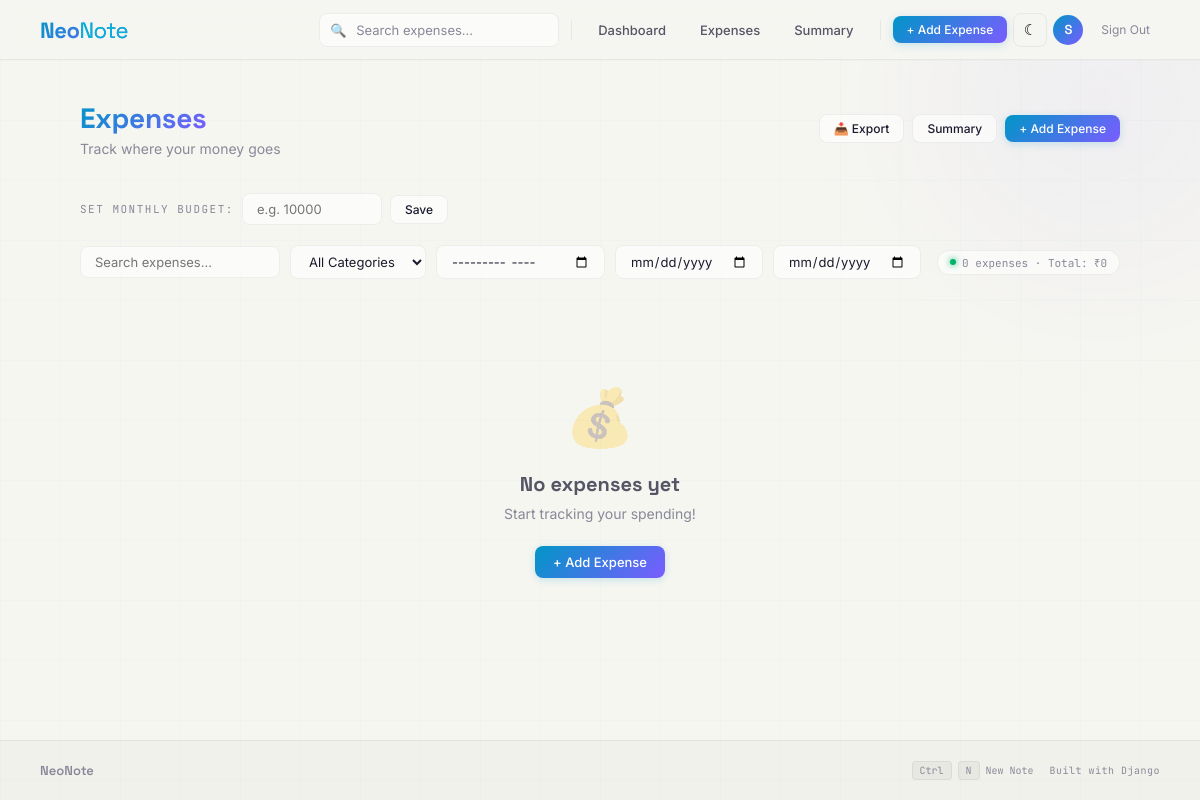
Page /expenses/ (signed in) on the earlier database version.
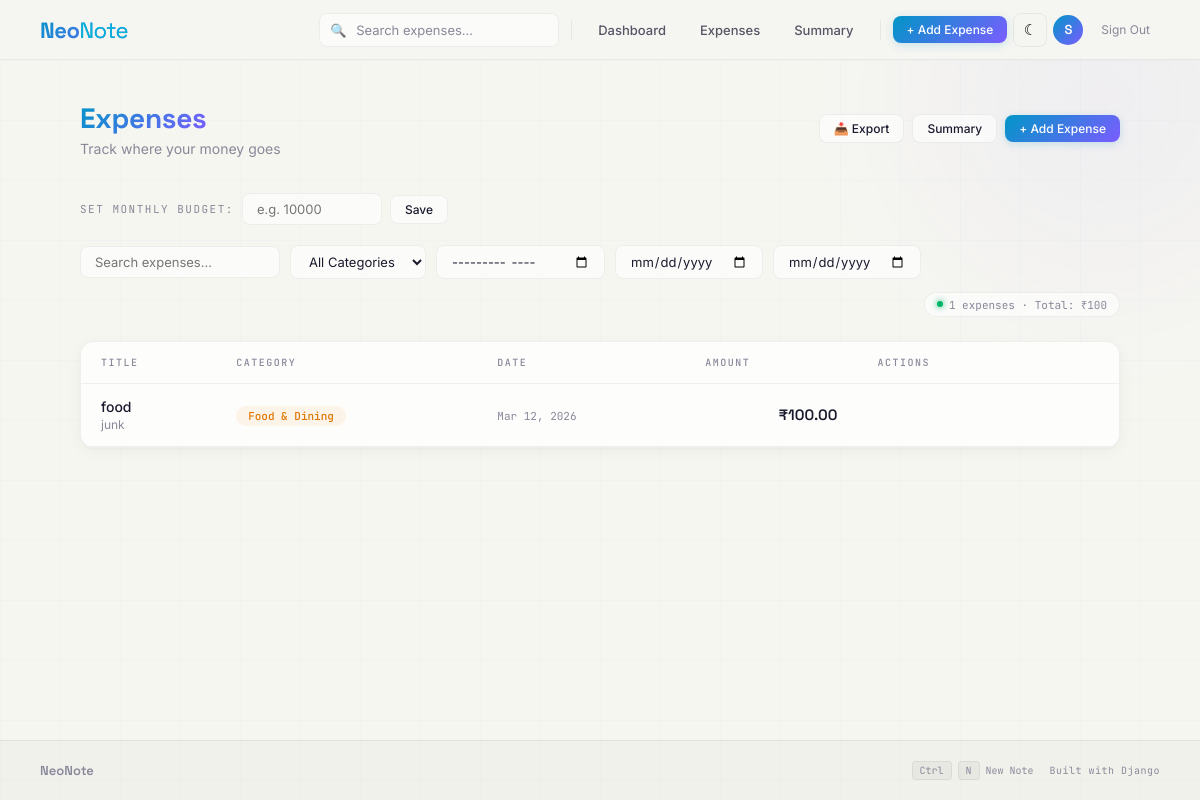
Same page on the later database version.
### expenses/models.py (models this page shows, shortened)
class Expense(models.Model):
    CATEGORY_CHOICES = [
        ('food', 'Food & Dining'),
        ('transport', 'Transport'),
        ('shopping', 'Shopping'),
        ('bills', 'Bills & Utilities'),
        ('entertainment', 'Entertainment'),
        ('health', 'Health'),
        ('education', 'Education'),
        ('other', 'Other'),
    ]
    RECURRENCE_CHOICES = [
        ('none', 'One-time'),
        ('daily', 'Daily'),
        ('weekly', 'Weekly'),
        ('monthly', 'Monthly'),
        ('yearly', 'Yearly'),
    ]
    user = models.ForeignKey(User, on_delete=models.CASCADE)
    title = models.CharField(max_length=200)
    amount = models.DecimalField(max_digits=10, decimal_places=2)
    category = models.CharField(max_length=20, choices=CATEGORY_CHOICES, default='other')
    date = models.DateField()
    note = models.TextField(blank=True)
    recurrence = models.CharField(max_length=10, choices=RECURRENCE_CHOICES, default='none')
    is_recurring_parent = models.BooleanField(default=False)
    parent_expense = models.ForeignKey('self', null=True, blank=True, on_delete=models.SET_NULL, related_name='recurring_children')
    next_due_date = models.DateField(null=True, blank=True)
    created_at = models.DateTimeField(auto_now_add=True)
    class Meta:
        ordering = ['-date', '-created_at']

### expenses/views.py (the view)
# urls.py: path('', views.expense_list, name='expense_list'),
@login_required
def expense_list(request):
    generate_recurring_expenses(request.user)
    expenses = Expense.objects.filter(user=request.user)
    category = request.GET.get('category', '')
    month = request.GET.get('month', '')
    query = request.GET.get('q', '')
    date_from = request.GET.get('date_from', '')
    date_to = request.GET.get('date_to', '')
    if query:
        expenses = expenses.filter(Q(title__icontains=query) | Q(note__icontains=query))
    if category:
        expenses = expenses.filter(category=category)
    if month:
        year, m = month.split('-')
        expenses = expenses.filter(date__year=int(year), date__month=int(m))
    if date_from:
        expenses = expenses.filter(date__gte=date_from)
    if date_to:
        expenses = expenses.filter(date__lte=date_to)
    total = expenses.aggregate(total=Sum('amount'))['total'] or 0
    budget_limit = 0
    budget_percentage = 0
    today = date.today()
    monthly_total = Expense.objects.filter(
        user=request.user, date__year=today.year, date__month=today.month
    ).aggregate(total=Sum('amount'))['total'] or 0
    try:
        budget = request.user.budget_setting
        budget_limit = budget.monthly_limit
        if budget_limit > 0:
            budget_percentage = min(round((float(monthly_total) / float(budget_limit)) * 100), 100)
    except BudgetSetting.DoesNotExist:
        pass
    return render(request, 'expenses/expense_list.html', {
        'expenses': expenses,
        'total': total,
        'selected_category': category,
        'selected_month': month,
        'query': query,
        'date_from': date_from,
        'date_to': date_to,
        'categories': Expense.CATEGORY_CHOICES,
        'budget_limit': budget_limit,
        'budget_percentage': budget_percentage,
        'monthly_total': monthly_total,
    })

### expenses/views.py (called while the page is built, shortened)
def generate_recurring_expenses(user):
    today = date.today()
    parents = Expense.objects.filter(
        user=user, is_recurring_parent=True, next_due_date__lte=today
    )

### expenses/templates/expenses/expense_list.html (shortened to what this page needs)
{% extends "expenses/base_expenses.html" %}
{% block content %}
<div id="real-expenses" style="display:none;">
<div class="animate-in">
    <div class="page-header">
        <div>
            <h1 class="page-title"><span class="highlight">Expenses</span></h1>
            <p class="page-subtitle">Track where your money goes</p>
        </div>
        <div class="header-actions">
            <a href="{% url 'expense_export_csv' %}?{{ request.GET.urlencode }}" class="btn btn-ghost btn-sm" title="Download CSV">&#128229; Export</a>
            <a href="{% url 'expense_summary' %}" class="btn btn-ghost btn-sm">Summary</a>
            <a href="{% url 'expense_create' %}" class="btn btn-primary btn-sm">+ Add Expense</a>
        </div>
    </div>
    <div class="budget-set-row">
        <form method="post" action="{% url 'set_budget' %}" class="budget-set-form">
            <label class="budget-bar-title">Set Monthly Budget:</label>
            <input type="number" name="monthly_limit" class="filter-select" style="width:140px;" placeholder="e.g. 10000" step="100" min="0" value="{% if budget_limit > 0 %}{{ budget_limit }}{% endif %}">
            <button type="submit" class="btn btn-ghost btn-sm">Save</button>
        </form>
    </div>
    <div class="filter-row">
        <form method="get" class="filter-form">
            <input type="text" name="q" class="filter-select" style="width: 200px;" placeholder="Search expenses..." value="{{ query|default:'' }}">
            <select name="category" class="filter-select" onchange="this.form.submit()">
                <option value="">All Categories</option>
            </select>
            <input type="month" name="month" class="filter-select" value="{{ selected_month }}" onchange="this.form.submit()">
            <input type="date" name="date_from" class="filter-select" value="{{ date_from }}" placeholder="From" title="From date" onchange="this.form.submit()">
            <input type="date" name="date_to" class="filter-select" value="{{ date_to }}" placeholder="To" title="To date" onchange="this.form.submit()">
        </form>
        <div class="filter-summary">
            <span class="note-count"><span class="live-dot"></span> {{ expenses|length }} expenses &middot; Total: &#8377;{{ total }}</span>
        </div>
    </div>
    {% if expenses %}
    <div class="expense-table-wrapper">
        <table class="expense-table">
            <thead>
                <tr>
                    <th>Title</th>
                    <th>Category</th>
                    <th>Date</th>
                    <th class="text-right">Amount</th>
                    <th class="text-right">Actions</th>
                </tr>
            </thead>
            <tbody>
                {% for expense in expenses %}
                <tr class="expense-row">
                    <td>
                        <div class="expense-title-cell">
                            {{ expense.title }}
                        </div>
                        {% if expense.note %}<div class="expense-note-cell">{{ expense.note|truncatewords:8 }}</div>{% endif %}
                    </td>
                    <td><span class="category-badge cat-{{ expense.category }}">{{ expense.get_category_display }}</span></td>
                    <td><span class="expense-date">{{ expense.date|date:"M d, Y" }}</span></td>
                    <td class="text-right"><span class="expense-amount">&#8377;{{ expense.amount }}</span></td>
                    <td class="text-right">
                    </td>
                </tr>
                {% endfor %}
            </tbody>
        </table>
    </div>
    {% else %}
    <div class="empty-state">
        <div class="empty-state-icon">&#128176;</div>
        <h2>No expenses yet</h2>
        <p>{% if selected_category or selected_month or query or date_from or date_to %}No expenses match your filters.{% else %}Start tracking your spending!{% endif %}</p>
        <a href="{% url 'expense_create' %}" class="btn btn-primary">+ Add Expense</a>
    </div>
    {% endif %}
</div>
</div>
{% endblock %}

### expenses/templates/expenses/base_expenses.html (shortened to what this page needs)
{% extends "notes/base.html" %}
{% block nav_search %}
<form method="get" action="{% url 'expense_list' %}" class="search-wrapper" role="search">
    <span class="search-icon" aria-hidden="true">&#128269;</span>
    <input type="text" name="q" class="search-bar" placeholder="Search expenses..." value="{{ query|default:'' }}" aria-label="Search expenses">
</form>
{% endblock %}
{% block nav_links %}
<a href="{% url 'expense_dashboard' %}" class="nav-link">Dashboard</a>
<a href="{% url 'expense_list' %}" class="nav-link">Expenses</a>
<a href="{% url 'expense_summary' %}" class="nav-link">Summary</a>
{% endblock %}
{% block nav_new_btn %}
<a href="{% url 'expense_create' %}" class="btn btn-primary btn-sm">+ Add Expense</a>
{% endblock %}

### notes/templates/notes/base.html (shortened to what this page needs)
<!DOCTYPE html>
<html lang="en">
<head>
</head>
<body>
    <nav class="navbar" role="navigation" aria-label="Main navigation">
        <a href="{% url 'home' %}" class="navbar-brand" aria-label="NeoNote Home">Neo<span>Note</span></a>
        <div class="navbar-actions" id="navActions">
            {% block nav_search %}{% endblock %}
            {% block nav_links %}{% endblock %}
            {% block nav_new_btn %}{% endblock %}
            <button class="theme-toggle" id="themeToggle" aria-label="Toggle dark mode">&#9790;</button>
            <div class="user-menu">
                <span class="user-avatar" aria-hidden="true">{{ request.user.username|make_list|first|upper }}</span>
                <a href="{% url 'signout' %}" class="signout-link">Sign Out</a>
            </div>
        </div>
    </nav>
    <main class="main-container" role="main">
        {% block content %}{% endblock %}
    </main>
    <footer class="site-footer">
        <span class="footer-brand">NeoNote</span>
        <div class="footer-links">
            <span class="footer-kbd">
                <span class="kbd">Ctrl</span><span class="kbd">N</span> New Note
            </span>
            <span class="footer-text">Built with Django</span>
        </div>
    </footer>
</body>
</html>

### expenses/templates/expenses/expense_list.html (style rules this page uses)
.page-subtitle { color: var(--text-muted); font-size: 14px; margin-top: 4px; }
.header-actions { display: flex; gap: 8px; align-items: center; }
.budget-set-row { margin-bottom: 20px; }
.budget-set-form { display: inline-flex; align-items: center; gap: 8px; }
.filter-row { display: flex; gap: 12px; flex-wrap: wrap; margin-bottom: 24px; align-items: center; }
.filter-form { display: flex; gap: 10px; flex-wrap: wrap; align-items: center; }
.filter-summary { margin-left: auto; }
.filter-select { padding: 7px 14px; background: var(--input-bg); border: 1px solid var(--border-glass); border-radius: 8px; font-family: 'Inter', sans-serif; font-size: 13px; color: var(--text-primary); outline: none; cursor: pointer; transition: all 0.2s ease; }
.expense-table-wrapper { background: var(--bg-card); border: 1px solid var(--border-glass); border-radius: var(--radius); backdrop-filter: blur(10px); box-shadow: var(--shadow-soft); overflow: hidden; }
.expense-table { width: 100%; border-collapse: collapse; }
.expense-table thead th { font-family: 'JetBrains Mono', monospace; font-size: 10px; font-weight: 500; text-transform: uppercase; letter-spacing: 1.5px; color: var(--text-muted); padding: 14px 20px; border-bottom: 1px solid var(--border-glass); text-align: left; }
.expense-table tbody td { padding: 14px 20px; font-size: 14px; border-bottom: 1px solid var(--border-glass); vertical-align: middle; }
.text-right { text-align: right; }
.expense-row { transition: all 0.2s ease; animation: fadeInUp 0.3s ease forwards; }
.expense-title-cell { font-weight: 500; color: var(--text-primary); }
.expense-note-cell { font-size: 12px; color: var(--text-muted); margin-top: 2px; }
.category-badge { font-family: 'JetBrains Mono', monospace; font-size: 11px; padding: 3px 12px; border-radius: 50px; font-weight: 500; }
.cat-food { background: rgba(224, 120, 0, 0.08); color: var(--accent-orange); }
.expense-date { font-family: 'JetBrains Mono', monospace; font-size: 11px; color: var(--text-muted); }
.expense-amount { font-family: 'Space Grotesk', sans-serif; font-size: 15px; font-weight: 600; color: var(--text-primary); }

Differences in the rows shown:
added Expense: title "food", note "junk", category "Food & Dining", date "Mar 12, 2026", amount "100.00"
Other differences:
{{ expenses|length }}: "0" → "1"
{{ total }}: "0" → "100"
text no longer shown: "💰 No expenses yet Start tracking your spending! + Add Expense"
text now shown: "TITLE CATEGORY DATE AMOUNT ACTIONS"
